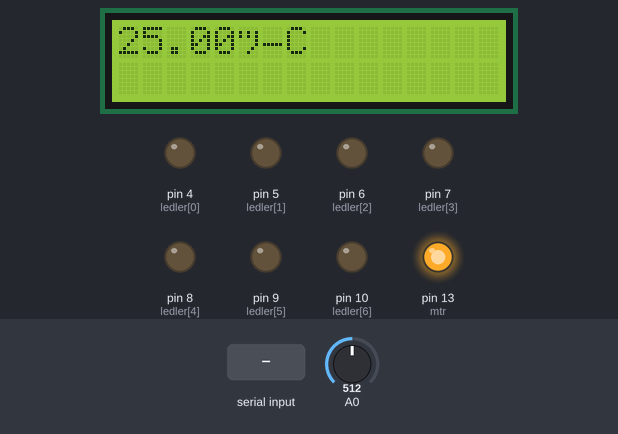
Simulated run of this sketch. Board: Arduino Uno, built with avr-gcc and run on an emulated ATmega328P. Parts: 16×2 character LCD, output pins drawn as LEDs (lit = HIGH). Dashed ring = blinking. The test bench sets the inputs (shaded band); at power-on: A0 = 512. What the sketch prints to the serial monitor is not drawn.

Above: at 1.2 s.
1.3 s: "sicaklik" received over Serial
At 3.2 s:
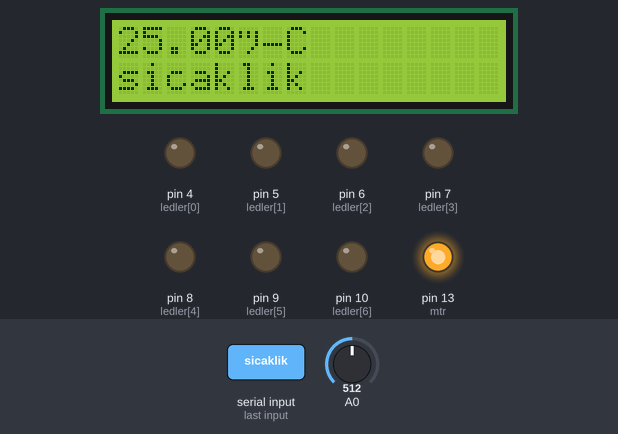
3.8 s: "yuruyenisik" received over Serial
At 6.0 s:
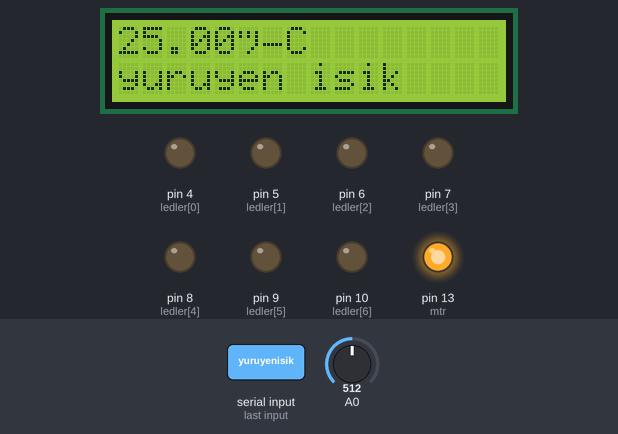
6.3 s: "basla" received over Serial
At 9.7 s:
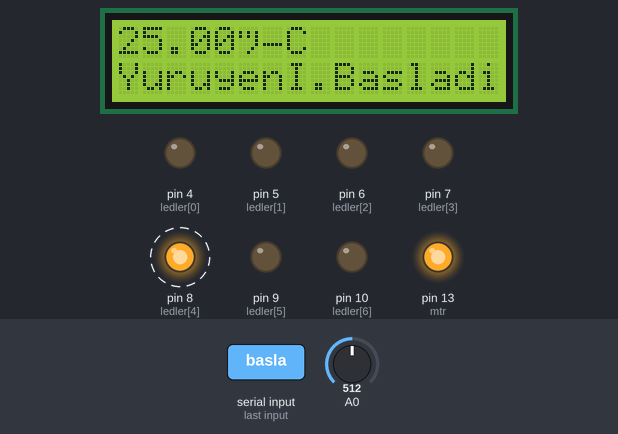
12.3 s: "dur" received over Serial
At 15.1 s:
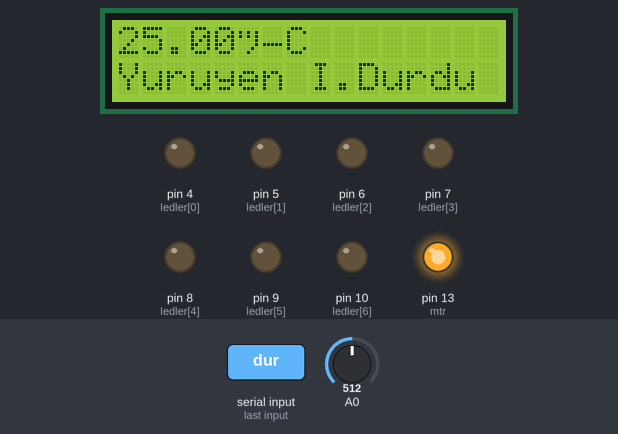
15.3 s: "motor" received over Serial
At 16.9 s:
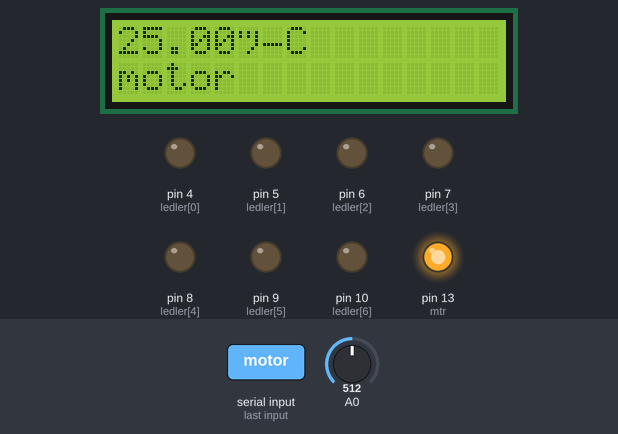
17.8 s: "calistir" received over Serial
At 20.1 s:
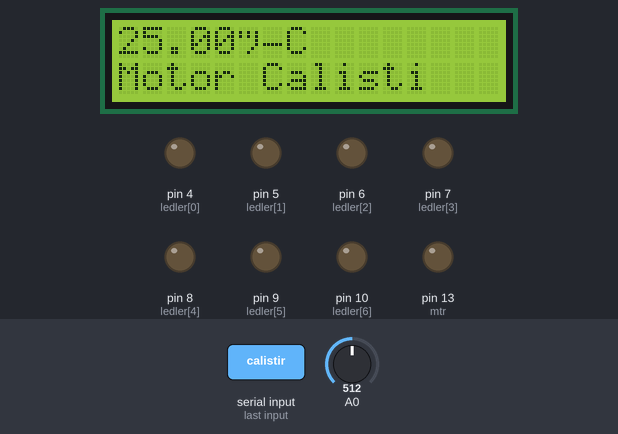
Timing chart, 0 to 21.3 s (numbered marks = the images above; inputs shaded):
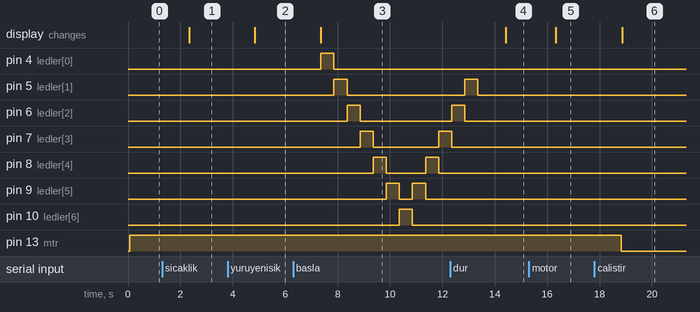

The sketch:

Odev.ino
```cpp
#include <SoftwareSerial.h>
#include <Wire.h>
#include <LiquidCrystal_I2C.h>
LiquidCrystal_I2C lcd(0x27, 16, 2);

String text;
String lcdSicaklik;
bool yak = false;
bool sondur = false;
bool yuruyen = false;
bool motor = false;
bool msj = false;
int ledler[7] = {4, 5, 6, 7, 8, 9, 10};
int sure = 500;
int mtr = 13;

SoftwareSerial virtualTerminal(2, 3);
void setup() {
  for (int i = 2; i < 11; i++) {
    pinMode(i, OUTPUT);
  }
  pinMode(mtr, OUTPUT);
  lcd.begin();
  lcd.backlight();
  Serial.begin(9600);
  virtualTerminal.begin(9600);
  digitalWrite(mtr, 1);
  int deger = analogRead(A0);
  double sicaklik = Termistor(deger);
  lcdSicaklik = String(sicaklik) + "°C";
  lcd.setCursor(0, 0);
  lcd.print(lcdSicaklik);
}

double Termistor(int analogOkuma) {

  double sicaklik;
  sicaklik = log(((10240000 / analogOkuma) - 10000));
  sicaklik = 1 / (0.001129148 + (0.000234125 + (0.0000000876741 * sicaklik * sicaklik)) * sicaklik);
  sicaklik = sicaklik - 273.15;
  return sicaklik;
}

void loop() {

  while (Serial.available()) {
    delay(10);
    text = Serial.readString();
  }

  if (text.length() > 0)
  {
    Serial.println();


    if (yuruyen) {
      if (text.indexOf("basla") > -1) {
        Serial.println("Yuruyen Isik Basladi");
        virtualTerminal.println("Yuruyen Isik Basladi");
        lcd.clear();
        lcd.setCursor(0, 0);
        lcd.print(lcdSicaklik);
        lcd.setCursor(0, 1);
        lcd.print("YuruyenI.Basladi");
        for (int i = 0; i < 7; i++) {
          digitalWrite(ledler[i], HIGH);
          delay(sure);
          digitalWrite(ledler[i], LOW);
        }

        for (int i = 5; i > 0; i--) {
          digitalWrite(ledler[i], HIGH);
          delay(sure);
          digitalWrite(ledler[i], LOW);
        }
        return;
      }
      else if (text.indexOf("dur") > -1) {
        for (int i = 0; i < 7; i++) {
          digitalWrite(ledler[i], LOW);
        }
        Serial.println("Yuruyen Isik Durdu");
        virtualTerminal.println("Yuruyen Isik Durdu");
        lcd.clear();
        lcd.setCursor(0, 0);
        lcd.print(lcdSicaklik);
        lcd.setCursor(0, 1);
        lcd.print("Yuruyen I.Durdu");
        text = "";
        yuruyen = false;
      }
      else {
        text = "";
      }
    }

    if (motor) {
      lcd.clear();
      lcd.setCursor(0, 0);
      lcd.print(lcdSicaklik);
      if (text.indexOf("calistir") > -1) {
        digitalWrite(mtr, 0);
        Serial.println("Motor Calisti");
        lcd.clear();
        lcd.setCursor(0, 0);
        lcd.print(lcdSicaklik);
        lcd.setCursor(0, 1);
        lcd.print("Motor Calisti");
        virtualTerminal.println("Motor Calisti");

      }
      else if (text.indexOf("durdur") > -1) {
        digitalWrite(mtr, 1);
        Serial.println("Motor Duruyor");
        lcd.clear();
        lcd.setCursor(0, 0);
        lcd.print(lcdSicaklik);
        lcd.setCursor(0, 1);
        lcd.print("Motor Duruyor");
        virtualTerminal.println("Motor Duruyor");
        text = "";
        motor = false;
      }
      else {
        text = "";
      }
    }
    if (msj) {
      Serial.println(text); // Hem Terminal hem de LCD
      virtualTerminal.println(text);
      lcd.clear();
      lcd.setCursor(0, 0);
      lcd.print(lcdSicaklik);
      lcd.setCursor(0, 1);
      lcd.print(text);
      text = "";
      msj = false;
    }


    if (text.indexOf("yuruyenisik") > -1)
    {
      yuruyen = true;
      yak = false;
      sondur = false;
      lcd.clear();
      lcd.setCursor(0, 0);
      lcd.print(lcdSicaklik);
      lcd.setCursor(0, 1);
      lcd.print("yuruyen isik");
      text = "";
    }
    else if (text.indexOf("motor") > -1)
    {
      motor = true;
      yak = false;
      sondur = false;
      lcd.clear();
      lcd.setCursor(0, 0);
      lcd.print(lcdSicaklik);
      lcd.setCursor(0, 1);
      lcd.print("motor");
      text = "";
    }
    else if (text.indexOf("mesaj") > -1)
    {
      msj = true;
      yak = false;
      sondur = false;
      lcd.clear();
      lcd.setCursor(0, 0);
      lcd.print(lcdSicaklik);
      lcd.setCursor(0, 1);
      lcd.print("mesaj");
      text = "";
    }
    else if (text.indexOf("sicaklik") > -1)
    {

      yak = false;
      sondur = false;
      int deger = analogRead(A0);
      double sicaklik = Termistor(deger);
      lcdSicaklik = String(sicaklik) + "°C";
      Serial.println(lcdSicaklik);
      lcd.clear();
      lcd.setCursor(0, 0);
      lcd.print(lcdSicaklik);
      lcd.setCursor(0, 1);
      lcd.print("sicaklik");

      virtualTerminal.println(String(sicaklik) + "°C");
      text = "";
    }

    else if (yak == true && text.indexOf("ledsondur") < 0)
    { int ledNo = text.toInt() - 1; // dizilerde indis 0 dan basliyor o yuzden -1 eklendi
      if (ledNo < 0 || ledNo > 6) {
        Serial.println("Lutfen 1 den 7 ye kadar olan bir rakam giriniz!");
        text = "";
        return;
      }

      digitalWrite(ledler[ledNo], HIGH);
      String txt = "";
      lcd.clear();
      lcd.setCursor(0, 0);
      lcd.print(lcdSicaklik);
      lcd.setCursor(0, 1);

      switch (ledNo) {
        case 0:
          txt = "1.Led yandi";
          break;
        case 1:
          txt = "2.Led yandi";
          break;
        case 2:
          txt = "3.Led yandi";
          break;
        case 3:
          txt = "4.Led yandi";
          break;
        case 4:
          txt = "5.Led yandi";
          break;
        case 5:
          txt = "6.Led yandi";
          break;
        case 6:
          txt = "7.Led yandi";
          break;
      }
      Serial.println(txt);
      virtualTerminal.println(txt);
      lcd.print(txt);
      text = "";
    }
    else if (sondur && text.indexOf("ledyak") < 0)
    { int ledNo = text.toInt() - 1;
      if (ledNo < 0 || ledNo > 6) {
        Serial.println("Lutfen 1 den 7 ye kadar olan bir rakam giriniz!");
        text = "";
        return;
      }

      digitalWrite(ledler[ledNo], LOW); // dizilerde indis 0 dan basliyor o yuzden -1 eklendi
      String txt = "";
      lcd.clear();
      lcd.setCursor(0, 0);
      lcd.print(lcdSicaklik);
      lcd.setCursor(0, 1);

      switch (ledNo) {
        case 0:
          txt = "1.Led sondu";
          break;
        case 1:
          txt = "2.Led sondu";
          break;
        case 2:
          txt = "3.Led sondu";
          break;
        case 3:
          txt = "4.Led sondu";
          break;
        case 4:
          txt = "5.Led sondu";
          break;
        case 5:
          txt = "6.Led sondu";
          break;
        case 6:
          txt = "7.Led sondu";
          break;
      }
      Serial.println(txt);
      virtualTerminal.println(txt);
      lcd.print(txt);
      text = "";

    }
    else if (text.indexOf("ledyak") > -1)
    {
      yak = true;
      sondur = false;
      lcd.clear();
      lcd.setCursor(0, 0);
      lcd.print(lcdSicaklik);
      lcd.setCursor(0, 1);
      lcd.print("Led Yak");
      text = "";
    }
    else if (text.indexOf("ledsondur") > -1)
    {
      sondur = true;
      yak = false;
      lcd.clear();
      lcd.setCursor(0, 0);
      lcd.print(lcdSicaklik);
      lcd.setCursor(0, 1);
      lcd.print("Led Sondur");
      text = "";
    }

    else {
      text = "";
    }
  }
}
```

Measured:
- after the input at 1.3 s, the display: changes after 1.0 s (image 1)
- after the input at 3.8 s, the display: changes after 1.0 s (image 2)
- after the input at 6.3 s, pin 4 (ledler[0]): LOW → HIGH after 1.1 s, → LOW 0.50 s later; pin 5 (ledler[1]): LOW → HIGH after 1.6 s, → LOW 0.50 s later
- after the input at 12.3 s, pin 4 (ledler[0]): stays LOW (without the input it goes to HIGH after 1.1 s); pin 5 (ledler[1]): goes on until 13.4 s, then stays LOW; pin 6 (ledler[2]): goes on until 12.9 s, then stays LOW; pin 7 (ledler[3]): goes on until 12.4 s, then stays LOW; the display: changes after 2.1 s (image 4)
- after the input at 15.3 s, the display: changes after 1.0 s (image 5)
- after the input at 17.8 s, pin 13 (mtr): HIGH → LOW after 1.0 s; the display: changes after 1.1 s (image 6)
